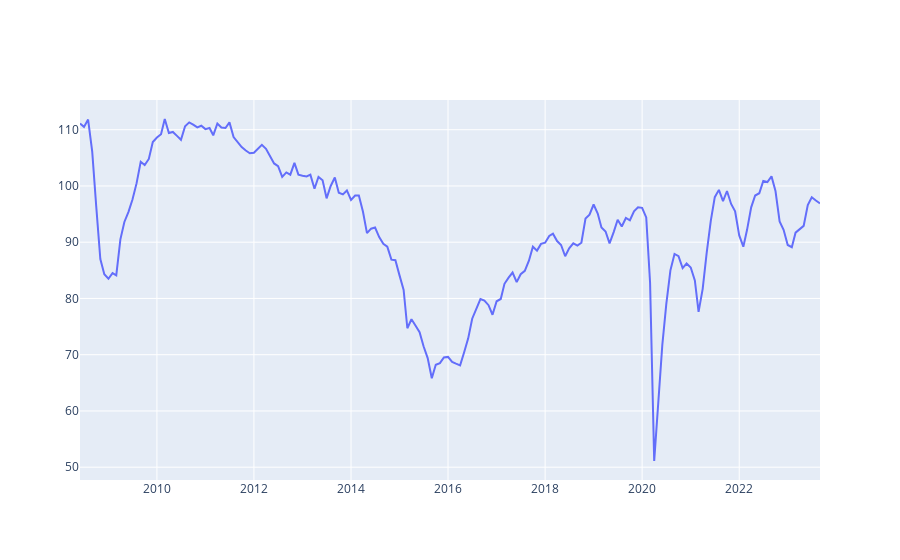

The notebook cell saved with this chart:
### Code cell
fig = go.Figure()
fig.add_trace(go.Scatter(name="Sondagem de Serviços", x = sondagem_serv.index, y = sondagem_serv["sondagem"]))
fig.show()

### Figure 1 — Plotly figure (JSON) as saved in the notebook; plotly's stock layout.template omitted (floating-point values rounded to 4 significant figures; data arrays with more than 128 entries replaced by an {"elided": "..."} marker saying what was removed)
{"data": [{"name": "Sondagem de Serviços", "type": "scatter", "x": {"elided": "184 str values"}, "y": {"elided": "184 float values"}}], "layout": {}}
